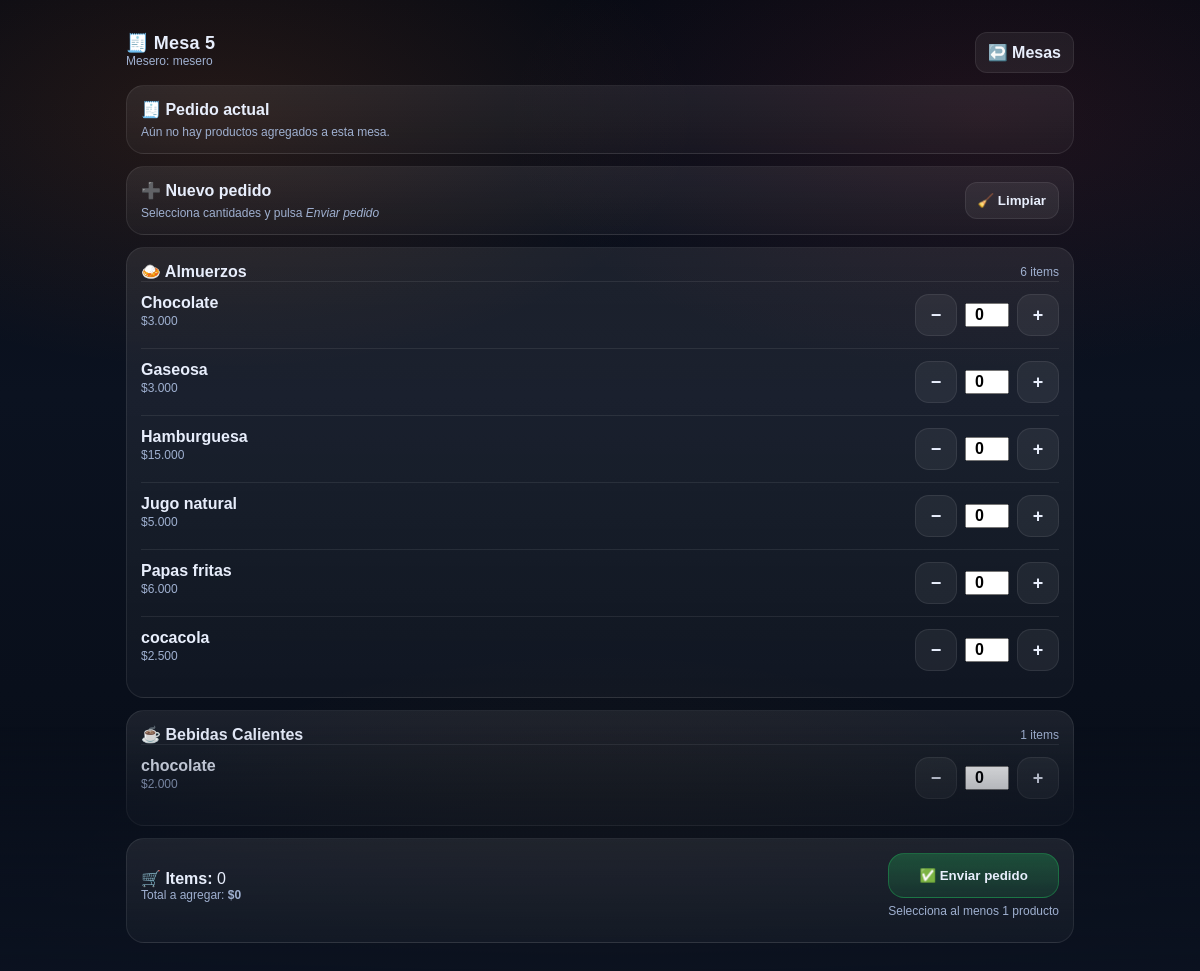
The app's page /mesa/5 (signed in) with its own data.
### models.py (models this page shows, shortened)
class Mesa(db.Model):
    id = db.Column(db.Integer, primary_key=True)
    numero = db.Column(db.Integer, unique=True, nullable=False)
    estado = db.Column(db.String(20), default="libre")

class User(UserMixin, db.Model):
    id = db.Column(db.Integer, primary_key=True)
    username = db.Column(db.String(80), unique=True, nullable=False)
    password_hash = db.Column(db.String(200), nullable=False)
    role = db.Column(db.String(20), nullable=False)
    activo = db.Column(db.Boolean, default=True)

class Producto(db.Model):
    id = db.Column(db.Integer, primary_key=True)
    nombre = db.Column(db.String(100), nullable=False)
    precio = db.Column(db.Float, nullable=False)
    activo = db.Column(db.Boolean, default=True)
    categoria = db.Column(db.String(30), nullable=False, default="almuerzos")

### app.py (the view, shortened to what this page needs)
@app.route("/mesa/<int:mesa_id>", methods=["GET", "POST"])
@login_required
def menu_mesa(mesa_id):
    if (current_user.role or "").lower() != "mesero":
        return redirect(url_for("login"))
    mesa = Mesa.query.get_or_404(mesa_id)
    productos = (
        Producto.query
        .filter_by(activo=True)
        .order_by(Producto.categoria.asc(), Producto.nombre.asc())
        .all()
    )
    pedido_abierto = (
        Pedido.query
        .filter_by(mesa_id=mesa.id, estado="abierto")
        .order_by(Pedido.fecha.desc())
        .first()
    )
    cantidades_en_pedido = {}
    if pedido_abierto:
        for d in (pedido_abierto.detalles or []):
            cantidades_en_pedido[d.producto_id] = int(d.cantidad)
    productos_por_categoria = {c: [] for c in CATEGORIAS}
    for p in productos:
        cat = (getattr(p, "categoria", None) or "almuerzos").strip().lower()
        if cat not in productos_por_categoria:
            cat = "almuerzos"
        productos_por_categoria[cat].append(p)
    return render_template(
        "menu.html",
        mesa=mesa,
        categorias=CATEGORIAS,
        productos_por_categoria=productos_por_categoria,
        pedido_abierto=pedido_abierto,
        cantidades_en_pedido=cantidades_en_pedido,
        error=None
    )

### app.py (called while the page is built)
@app.template_filter("cop")
def cop(value):
    try:
        n = int(round(float(value)))
    except (TypeError, ValueError):
        n = 0
    return "$" + f"{n:,}".replace(",", ".")

@login_manager.user_loader
def load_user(user_id):
    return db.session.get(User, int(user_id))

### templates/menu.html (shortened to what this page needs)
<!DOCTYPE html>
<html lang="es">
<head>
  <link rel="stylesheet" href="{{ url_for('static', filename='css/styles.css') }}">
</head>
<body>
<div class="container">
  <div class="menu-header">
    <div>
      <div class="title">🧾 Mesa {{ mesa.numero }}</div>
      <div class="small">Mesero: {{ current_user.username }}</div>
    </div>
    <div style="display:flex; gap:10px; align-items:center;">
      <a class="btn" href="{{ url_for('ver_mesas') }}">↩️ Mesas</a>
    </div>
  </div>
  {% if pedido_abierto and pedido_abierto.detalles|length > 0 %}
  <div class="menu-card" style="border-color: rgba(249,115,22,.35); margin-bottom:12px;">
    <div style="display:flex; justify-content:space-between; align-items:center; gap:10px; flex-wrap:wrap;">
      <div>
        <b>🔥 Pedido actual — Mesa {{ mesa.numero }}</b>
        <div class="note">Agrega más productos abajo y pulsa <em>Enviar pedido</em> para acumularlos.</div>
      </div>
      <a class="btn"
         href="{{ url_for('comanda_mesero', pedido_id=pedido_abierto.id) }}"
         target="_blank">
        🧾 Ver comanda cocina
      </a>
    </div>
    <div style="margin-top:10px;">
      {% set ns = namespace(total=0) %}
      {% for d in pedido_abierto.detalles %}
        {% set sub = d.producto.precio * d.cantidad %}
        {% set ns.total = ns.total + sub %}
        <div class="pedido-row" style="display:flex; justify-content:space-between; align-items:center; border-top:1px solid var(--line, #eee); padding:10px 0;">
          <div>
            <div class="item-name">{{ d.producto.nombre }}</div>
            <div class="item-price">{{ d.producto.precio|cop }} c/u</div>
          </div>
          <div style="text-align:right;">
            <div><b>× {{ d.cantidad }}</b></div>
            <div class="small"><b>{{ sub|cop }}</b></div>
          </div>
        </div>
      {% endfor %}
      <div style="display:flex; justify-content:space-between; margin-top:10px; padding-top:8px; border-top:2px solid var(--line, #eee);">
        <div class="small"><b>Total actual</b></div>
        <div><b style="font-size:16px;">{{ ns.total|cop }}</b></div>
      </div>
    </div>
  </div>
  {% else %}
  <div class="menu-card" style="margin-bottom:12px;">
    <b>🧾 Pedido actual</b>
    <div class="note">Aún no hay productos agregados a esta mesa.</div>
  </div>
  {% endif %}
  <form id="pedido-form" method="POST">
    <div class="menu-card">
      <div style="display:flex; justify-content:space-between; align-items:center; gap:10px;">
        <div>
          <b>➕ {% if pedido_abierto %}Agregar al pedido{% else %}Nuevo pedido{% endif %}</b>
          <div class="note">Selecciona cantidades y pulsa <em>Enviar pedido</em></div>
        </div>
        <button type="button" id="btn-limpiar" class="btn">🧹 Limpiar</button>
      </div>
    </div>
    <div id="lista-productos">
      {% for cat in categorias %}
        {% set lista = productos_por_categoria.get(cat, []) %}
        {% if lista|length > 0 %}
        <div class="menu-card" style="margin-top:12px;">
          <div style="display:flex; justify-content:space-between; align-items:center;">
            <b>
              {% if cat == "desayunos" %}🍳
              {% elif cat == "almuerzos" %}🍛
              {% elif cat == "porciones" %}🍟
              {% elif cat == "bebidas calientes" %}☕
              {% else %}🧊{% endif %}
              {{ cat|title }}
            </b>
            <span class="small">{{ lista|length }} items</span>
          </div>
          {% for p in lista %}
          <div class="item" data-id="{{ p.id }}" data-precio="{{ p.precio }}">
            <div>
              <div class="item-name">{{ p.nombre }}</div>
              <div class="item-price">{{ p.precio|cop }}</div>
            </div>
            <div class="qtybox">
              <button type="button" class="qbtn menos" aria-label="menos">−</button>
              <input class="qval" type="number" inputmode="numeric"
                     value="0" min="0" name="producto_{{ p.id }}" />
              <button type="button" class="qbtn mas" aria-label="mas">+</button>
            </div>
          </div>
          {% endfor %}
        </div>
        {% endif %}
      {% endfor %}
    </div>
    <div class="bottom-bar">
      <div class="menu-card">
        <div class="summary">
          <div>
            <div><b>🛒 Items:</b> <span id="items-count">0</span></div>
            <div class="small">Total a agregar: <b id="total-val">$0</b></div>
          </div>
          <div style="min-width:160px;">
            <button type="submit" id="btn-enviar" class="bigbtn primary" disabled>
              ✅ Enviar pedido
            </button>
            <div class="note" id="hint">Selecciona al menos 1 producto</div>
          </div>
        </div>
      </div>
    </div>
  </form>
</div>
</body>
</html>

### static/css/styles.css (style rules this page uses)
:root { --bg:#0b1220; --card:#0f1b31; --text:#e8eefc; --muted:#9fb0d0; --ok:#22c55e; --bad:#ef4444; --warn:#f59e0b; --line:rgba(255,255,255,.08); }
* { box-sizing:border-box; }
body { margin:0; font-family: Arial, sans-serif; padding: 16px; color: var(--text); min-height: 100vh; overflow-x: hidden; background: radial-gradient(800px 420px at 18% 12%, rgba(249,115,22,.12), transparent 60%), radial-gradient(800px 420px at 82% 12%, rgba(239,68,68,.10), transparent 60%), radial-gradient(900px 520px at 50% 100%, rgba(245,158,11,.08), transparent 65%), linear-gradient(180deg, rgba(6,10,20,1) 0%, rgba(11,18,32,1) 40%, rgba(7,12,22,1) 100%); }
body::after { content:""; position: fixed; left: 0; right: 0; bottom: 0; height: 260px; pointer-events: none; background: linear-gradient( to bottom, rgba(11,18,32,0) 0%, rgba(11,18,32,.70) 55%, rgba(11,18,32,1) 100% ); }
.container { max-width: 980px; margin: 0 auto; padding: 16px; }
.title { font-size: 18px; font-weight: 800; letter-spacing:.2px; }
.btn { border:1px solid var(--line); background: rgba(255,255,255,.06); color: var(--text); padding: 10px 12px; border-radius: 12px; cursor:pointer; text-decoration:none; font-weight:700; }
.small { font-size: 12px; color: var(--muted); }
.menu-header { display:flex; justify-content:space-between; align-items:flex-start; gap:12px; margin-bottom: 12px; }
.menu-card { border:1px solid var(--line); background: linear-gradient(180deg, rgba(255,255,255,.08), rgba(255,255,255,.03)); border-radius: 18px; padding: 14px; margin-bottom: 12px; }
.item { display:flex; justify-content:space-between; gap:12px; padding: 12px 0; border-top: 1px solid var(--line); }
.item-name { font-weight: 900; }
.item-price { color: var(--muted); font-size: 12px; margin-top: 2px; }
.qtybox { display:flex; align-items:center; gap:8px; }
.qbtn { width:42px; height:42px; border-radius: 14px; border:1px solid var(--line); background: rgba(255,255,255,.06); color: var(--text); font-weight: 900; font-size: 18px; cursor:pointer; }
.qval { width:44px; text-align:center; font-weight: 900; font-size: 16px; }
.bottom-bar { position: sticky; bottom: 10px; z-index: 50; }
.summary { display:flex; justify-content:space-between; align-items:center; gap:12px; }
.bigbtn { width: 100%; padding: 14px 14px; border-radius: 16px; border: 1px solid var(--line); background: rgba(255,255,255,.10); color: var(--text); font-weight: 900; cursor:pointer; }
.bigbtn.primary { background: linear-gradient(180deg, rgba(34,197,94,.28), rgba(34,197,94,.12)); border-color: rgba(34,197,94,.35); }
.note { font-size: 12px; color: var(--muted); margin-top: 6px; }

### records on screen
Mesa: numero "5"
User: username "mesero"
Producto: nombre "Chocolate", precio|cop "$3.000"
Producto: nombre "Gaseosa", precio|cop "$3.000"
Producto: nombre "Hamburguesa", precio|cop "$15.000"
Producto: nombre "Jugo natural", precio|cop "$5.000"
Producto: nombre "Papas fritas", precio|cop "$6.000"
Producto: nombre "cocacola", precio|cop "$2.500"
Producto: nombre "chocolate", precio|cop "$2.000"

### other values on screen
{{ cat|title }} "Almuerzos" "Bebidas Calientes"
{{ lista|length }} "6" "1"
